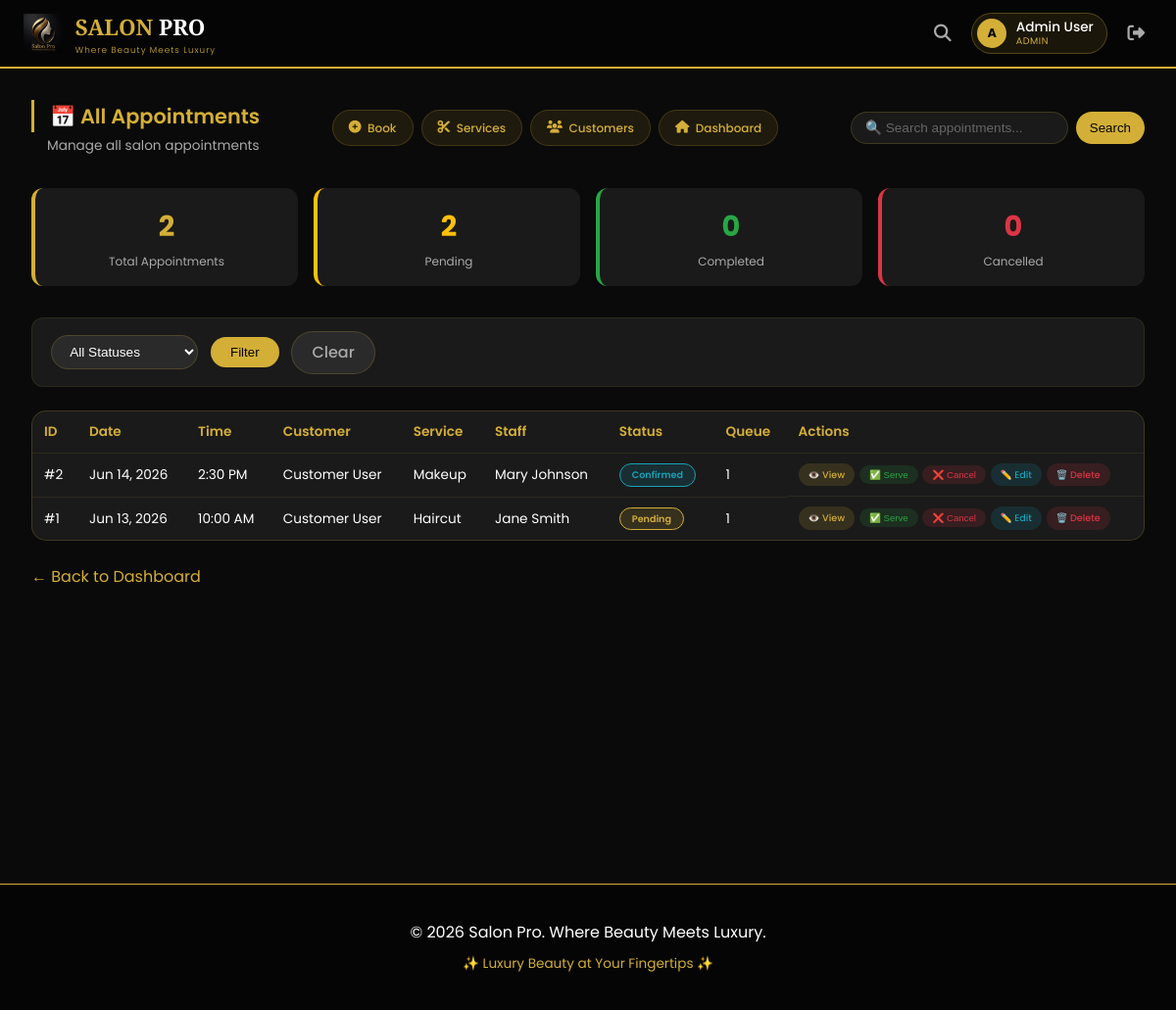
/admin/appointments.php (signed in), run on the app's committed database.
### tables this page shows
CREATE TABLE IF NOT EXISTS appointments (
    id INT AUTO_INCREMENT PRIMARY KEY,
    customer_id INT NOT NULL,
    staff_id INT,
    service_id INT NOT NULL,
    salon_id INT,
    appointment_date DATE NOT NULL,
    appointment_time TIME NOT NULL,
    status ENUM('pending', 'confirmed', 'completed', 'cancelled', 'served') DEFAULT 'pending',
    payment_status ENUM('pending', 'paid', 'failed') DEFAULT 'pending',
    payment_method ENUM('cash', 'mpesa') DEFAULT 'cash',
    queue_position INT,
    created_at TIMESTAMP DEFAULT CURRENT_TIMESTAMP,
    FOREIGN KEY (customer_id) REFERENCES users(id),
    FOREIGN KEY (staff_id) REFERENCES users(id),
    FOREIGN KEY (service_id) REFERENCES services(id)
);

CREATE TABLE IF NOT EXISTS users (
    id INT AUTO_INCREMENT PRIMARY KEY,
    full_name VARCHAR(100) NOT NULL,
    email VARCHAR(100) UNIQUE NOT NULL,
    phone VARCHAR(20) NOT NULL,
    password VARCHAR(255) NOT NULL,
    role ENUM('admin', 'staff', 'customer', 'super_admin') DEFAULT 'customer',
    is_active BOOLEAN DEFAULT TRUE,
    salon_id INT,
    created_at TIMESTAMP DEFAULT CURRENT_TIMESTAMP
);

CREATE TABLE IF NOT EXISTS services (
    id INT AUTO_INCREMENT PRIMARY KEY,
    salon_id INT,
    service_name VARCHAR(100) NOT NULL,
    description TEXT,
    price DECIMAL(10,2) NOT NULL,
    duration_minutes INT DEFAULT 30,
    category VARCHAR(50),
    is_active BOOLEAN DEFAULT TRUE,
    created_at TIMESTAMP DEFAULT CURRENT_TIMESTAMP
);

### admin/appointments.php (the view, shortened to what this page needs)
<?php
require_once '../config/database.php';
$search = isset($_GET['q']) ? mysqli_real_escape_string($conn, $_GET['q']) : '';
$query = "SELECT a.*, c.full_name as customer_name, c.phone as customer_phone, s.service_name, s.price, u.full_name as staff_name
          FROM appointments a
          JOIN users c ON a.customer_id = c.id
          JOIN services s ON a.service_id = s.id
          LEFT JOIN users u ON a.staff_id = u.id
          WHERE 1=1";
$query .= " ORDER BY a.appointment_date DESC, a.appointment_time DESC";
$appointments = mysqli_query($conn, $query);
$stats_query = "SELECT
    COUNT(*) as total,
    SUM(CASE WHEN status = 'pending' OR status = 'confirmed' THEN 1 ELSE 0 END) as pending,
    SUM(CASE WHEN status = 'served' OR status = 'completed' THEN 1 ELSE 0 END) as completed,
    SUM(CASE WHEN status = 'cancelled' THEN 1 ELSE 0 END) as cancelled
    FROM appointments";
$stats_result = mysqli_query($conn, $stats_query);
$stats = mysqli_fetch_assoc($stats_result);
include '../includes/header.php';
?>
<div class="main-content">
    <div class="page-header">
        <div class="title-section">
            <h1>📅 All Appointments</h1>
            <p>Manage all salon appointments</p>
        </div>
        <div class="quick-actions">
            <a href="../staff/book_for_customer.php" class="quick-btn"><i class="fas fa-plus-circle"></i> Book</a>
            <a href="services.php" class="quick-btn"><i class="fas fa-scissors"></i> Services</a>
            <a href="customers.php" class="quick-btn"><i class="fas fa-users"></i> Customers</a>
            <a href="dashboard.php" class="quick-btn"><i class="fas fa-home"></i> Dashboard</a>
        </div>
        <div class="search-section">
            <form method="GET" style="display: flex; gap: 0.5rem; width: 100%;">
                <input type="text" name="q" placeholder="🔍 Search appointments..." value="<?php echo htmlspecialchars($search); ?>">
                <button type="submit" class="search-btn">Search</button>
            </form>
        </div>
    </div>
    <div class="stats-grid">
        <div class="stat-card">
            <div class="stat-number"><?php echo $stats['total'] ?? 0; ?></div>
            <div class="stat-label">Total Appointments</div>
        </div>
        <div class="stat-card orange">
            <div class="stat-number"><?php echo $stats['pending'] ?? 0; ?></div>
            <div class="stat-label">Pending</div>
        </div>
        <div class="stat-card green">
            <div class="stat-number"><?php echo $stats['completed'] ?? 0; ?></div>
            <div class="stat-label">Completed</div>
        </div>
        <div class="stat-card red">
            <div class="stat-number"><?php echo $stats['cancelled'] ?? 0; ?></div>
            <div class="stat-label">Cancelled</div>
        </div>
    </div>
    <div class="filter-bar">
        <form method="GET" style="display: flex; gap: 0.8rem; flex: 1; flex-wrap: wrap; align-items: center;">
            <select name="status">
                <option value="">All Statuses</option>
            </select>
            <button type="submit" class="filter-btn">Filter</button>
            <a href="appointments.php" class="clear-btn">Clear</a>
        </form>
    </div>
    <div class="table-wrapper">
        <table>
            <thead>
                <tr>
                    <th>ID</th>
                    <th>Date</th>
                    <th>Time</th>
                    <th>Customer</th>
                    <th>Service</th>
                    <th>Staff</th>
                    <th>Status</th>
                    <th>Queue</th>
                    <th>Actions</th>
                </tr>
            </thead>
            <tbody>
                <?php if($appointments && mysqli_num_rows($appointments) > 0): ?>
                    <?php while($apt = mysqli_fetch_assoc($appointments)): ?>
                    <tr>
                        <td>#<?php echo $apt['id']; ?></td>
                        <td><?php echo date('M d, Y', strtotime($apt['appointment_date'])); ?></td>
                        <td><?php echo date('g:i A', strtotime($apt['appointment_time'])); ?></td>
                        <td><?php echo htmlspecialchars($apt['customer_name']); ?></td>
                        <td><?php echo htmlspecialchars($apt['service_name']); ?></td>
                        <td><?php echo htmlspecialchars($apt['staff_name'] ?? 'Unassigned'); ?></td>
                        <td>
                            <span class="status-badge <?php echo $apt['status']; ?>">
                                <?php echo ucfirst($apt['status']); ?>
                            </span>
                        </td>
                        <td><?php echo $apt['queue_position'] ?? '-'; ?></td>
                        <td class="action-cell">
                            <a href="appointments.php?view=<?php echo $apt['id']; ?>" class="btn btn-view">👁️ View</a>
                            <?php if($apt['status'] != 'served' && $apt['status'] != 'cancelled'): ?>
                                <form method="POST" style="display: inline;">
                                    <button type="submit" class="btn btn-serve" onclick="return confirm('Mark this appointment as served?')">✅ Serve</button>
                                </form>
                            <?php endif; ?>
                            <?php if($apt['status'] != 'served' && $apt['status'] != 'cancelled'): ?>
                                <form method="POST" style="display: inline;">
                                    <button type="submit" class="btn btn-cancel" onclick="return confirm('Cancel this appointment?')">❌ Cancel</button>
                                </form>
                            <?php endif; ?>
                            <a href="../staff/book_for_customer.php?edit=<?php echo $apt['id']; ?>" class="btn btn-edit">✏️ Edit</a>
                            <a href="appointments.php?delete=<?php echo $apt['id']; ?>" class="btn btn-delete" onclick="return confirm('Delete this appointment permanently?')">🗑️ Delete</a>
                        </td>
                    </tr>
                    <?php endwhile; ?>
                <?php endif; ?>
            </tbody>
        </table>
    </div>
    <a href="dashboard.php" class="back-link">← Back to Dashboard</a>
</div>
<?php include '../includes/footer.php'; ?>

### includes/header.php (shortened to what this page needs)
<?php
$base_path = '';
$current_file = $_SERVER['SCRIPT_NAME'];
if (strpos($current_file, '/admin/') !== false ||
    strpos($current_file, '/auth/') !== false ||
    strpos($current_file, '/customer/') !== false ||
    strpos($current_file, '/staff/') !== false ||
    strpos($current_file, '/super_admin/') !== false) {
    $base_path = '../';
}
$logged_in = false;
$user_role = '';
$user_name = '';
if (isset($_SESSION['user_id']) && isset($_SESSION['user_role'])) {
    $logged_in = true;
    $user_role = $_SESSION['user_role'];
    $user_name = $_SESSION['user_name'];
}
$logo_path = $base_path . 'assets/images/logo.png';
$logo_exists = file_exists($logo_path);
?>
<!DOCTYPE html>
<html lang="en">
<head>
    <link rel="stylesheet" href="<?php echo $base_path; ?>assets/css/style.css">
    <link rel="stylesheet" href="https://cdnjs.cloudflare.com/ajax/libs/font-awesome/6.4.0/css/all.min.css">
</head>
<body>
<header class="header" id="mainHeader">
    <div class="header-left">
        <a href="<?php echo $base_path; ?>index.php" class="header-logo">
            <?php if ($logo_exists): ?>
                <img src="<?php echo $logo_path; ?>" alt="Salon Pro Logo">
            <?php endif; ?>
            <div>
                <span class="logo-text"><span>SALON</span> PRO</span>
                <span class="logo-tagline">Where Beauty Meets Luxury</span>
            </div>
        </a>
    </div>
    <div class="header-right">
        <a href="#" class="header-icon" id="searchToggle" title="Search (Ctrl+K)">
            <i class="fas fa-search"></i>
        </a>
        <?php if ($logged_in): ?>
            <div class="user-badge" id="userBadge">
                <div class="avatar"><?php echo strtoupper(substr($user_name, 0, 1)); ?></div>
                <div class="user-info">
                    <span class="user-name"><?php echo htmlspecialchars($user_name); ?></span>
                    <span class="user-role"><?php echo ucfirst(str_replace('_', ' ', $user_role)); ?></span>
                </div>
            </div>
            <a href="<?php echo $base_path; ?>auth/logout.php" class="header-icon" title="Logout" onclick="return confirm('Are you sure you want to logout?')">
                <i class="fas fa-sign-out-alt"></i>
            </a>
        <?php endif; ?>
    </div>
</header>
<link rel="stylesheet" href="<?php echo $base_path; ?>assets/css/search.css">
<main>

### includes/footer.php (shortened to what this page needs)
    </main>
    <footer class="footer">
        <p>&copy; <?php echo date('Y'); ?> Salon Pro. Where Beauty Meets Luxury.</p>
        <p style="margin-top: 0.5rem; color: #d4af37; font-size: 0.85rem;">✨ Luxury Beauty at Your Fingertips ✨</p>
    </footer>
</body>
</html>

### assets/css/style.css (style rules this page uses)
:root { --bg-primary: #0B0B0B; --bg-secondary: #111111; --bg-card: #1A1A1A; --bg-panel: #0E0E0E; --bg-input: #1E1E1E; --emerald: #0F9D58; --emerald-light: #1ABC9C; --emerald-dark: #0B7A3E; --emerald-bg: rgba(15, 157, 88, 0.15); --emerald-border: rgba(15, 157, 88, 0.3); --gold: #D4AF37; --gold-light: #F0D878; --gold-dark: #A3831F; --gold-bg: rgba(212, 175, 55, 0.15); --gold-border: rgba(212, 175, 55, 0.3); --text-primary: #F5F5F5; --text-secondary: #B8B2A0; --text-muted: #7A7568; --success: #28A745; --danger: #E0554A; --warning: #E0A63C; --info: #4A90D9; --border-color: rgba(212, 175, 55, 0.2); --border-emerald: rgba(15, 157, 88, 0.3); --shadow-gold: 0 4px 20px rgba(212, 175, 55, 0.15); --shadow-emerald: 0 4px 20px rgba(15, 157, 88, 0.2); }
* { margin: 0; padding: 0; box-sizing: border-box; }
body { font-family: 'Poppins', 'Segoe UI', Tahoma, Geneva, Verdana, sans-serif; background: var(--bg-primary); color: var(--text-primary); line-height: 1.6; }
.header { background: var(--bg-primary); border-bottom: 2px solid var(--gold); padding: 0.6rem 2%; display: flex; align-items: center; justify-content: space-between; position: sticky; top: 0; z-index: 1000; min-height: 65px; }
.header-left { display: flex; align-items: center; gap: 1rem; }
.header-logo { display: flex; align-items: center; gap: 0.8rem; text-decoration: none; }
.header-logo img { max-height: 40px; width: auto; display: block; }
.header-logo .logo-text { font-size: 1.4rem; font-weight: bold; color: var(--text-primary); font-family: 'Playfair Display', serif; }
.header-logo .logo-text span { color: var(--gold); }
.header-logo .logo-tagline { font-size: 0.55rem; color: var(--gold); font-weight: 300; letter-spacing: 1px; display: block; margin-top: -0.1rem; }
.header-right { display: flex; align-items: center; gap: 1rem; }
.user-badge { display: flex; align-items: center; gap: 0.6rem; color: var(--text-secondary); font-size: 0.85rem; background: rgba(15, 157, 88, 0.1); padding: 0.3rem 0.8rem 0.3rem 0.3rem; border-radius: 50px; border: 1px solid var(--gold-border); cursor: pointer; transition: all 0.3s; }
.user-badge .avatar { width: 30px; height: 30px; border-radius: 50%; background: var(--emerald); color: var(--bg-primary); display: flex; align-items: center; justify-content: center; font-weight: bold; font-size: 0.8rem; flex-shrink: 0; }
.user-badge .user-name { color: var(--text-primary); font-weight: 500; }
.user-badge .user-role { color: var(--gold); font-size: 0.6rem; text-transform: uppercase; letter-spacing: 0.5px; }
.header-icon { background: transparent; border: none; color: var(--text-muted); font-size: 1.1rem; cursor: pointer; padding: 5px 8px; transition: all 0.3s; border-radius: 5px; text-decoration: none; }
.btn { display: inline-block; padding: 10px 24px; border-radius: 50px; font-weight: 600; text-decoration: none; transition: all 0.3s; cursor: pointer; border: none; font-size: 0.95rem; }
.stat-card { background: var(--bg-card); border-radius: 15px; padding: 1.5rem; text-align: center; border-left: 4px solid var(--emerald); transition: all 0.3s; }
.stat-card .stat-number { font-size: 2.5rem; font-weight: bold; color: var(--emerald); }
.stat-card .stat-label { color: var(--text-muted); margin-top: 0.3rem; font-size: 0.85rem; }
.table-wrapper { overflow-x: auto; background: var(--bg-card); border-radius: 15px; padding: 0; border: 1px solid rgba(212, 175, 55, 0.1); }
table { width: 100%; border-collapse: collapse; font-size: 0.9rem; }
th, td { padding: 12px 16px; text-align: left; border-bottom: 1px solid rgba(212, 175, 55, 0.08); }
th { color: var(--gold); font-weight: 600; }
tr:last-child td { border-bottom: none; }

### includes/footer.php (style rules this page uses)
.footer { background: #050505; padding: 2rem 5%; text-align: center; border-top: 1px solid #d4af37; margin-top: 2rem; }
.footer p { margin: 0.3rem 0; }

### data on the page
appointments: id "2", appointment_date "Jun 14, 2026", appointment_time "2:30 PM", customer.full_name "Customer User", service.service_name "Makeup", staff.full_name "Mary Johnson", status "Confirmed", queue_position "1"
appointments: id "1", appointment_date "Jun 13, 2026", appointment_time "10:00 AM", customer.full_name "Customer User", service.service_name "Haircut", staff.full_name "Jane Smith", status "Pending", queue_position "1"

### other printed values
substr($user_name, 0, 1) "A"
$user_name "Admin User"
str_replace('_', ' ', $user_role) "ADMIN"
$stats['total'] "2"
$stats['pending'] "2"
$stats['completed'] "0"
$stats['cancelled'] "0"
